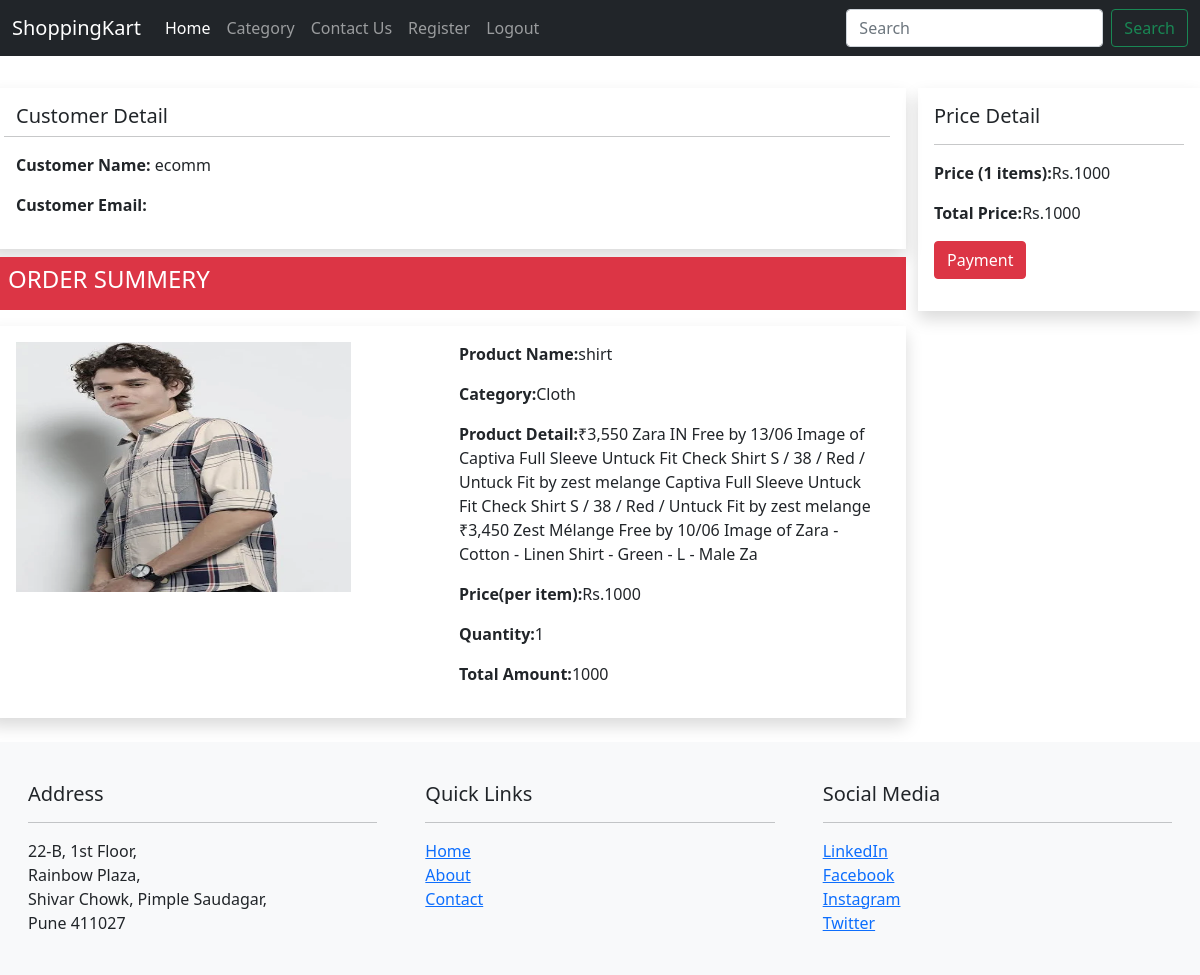
Before: /fetchorder/ (signed in) with the older database file.
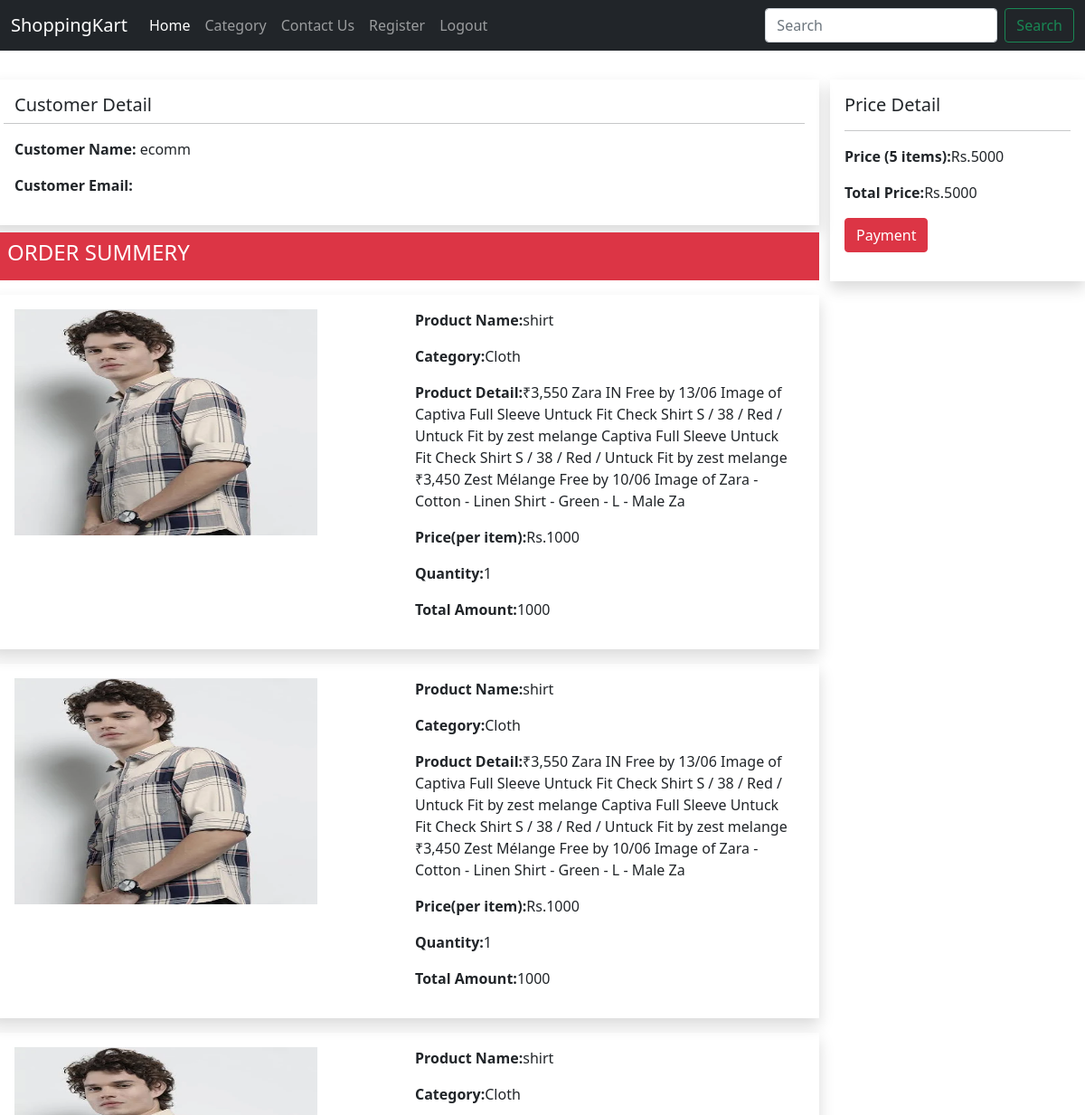
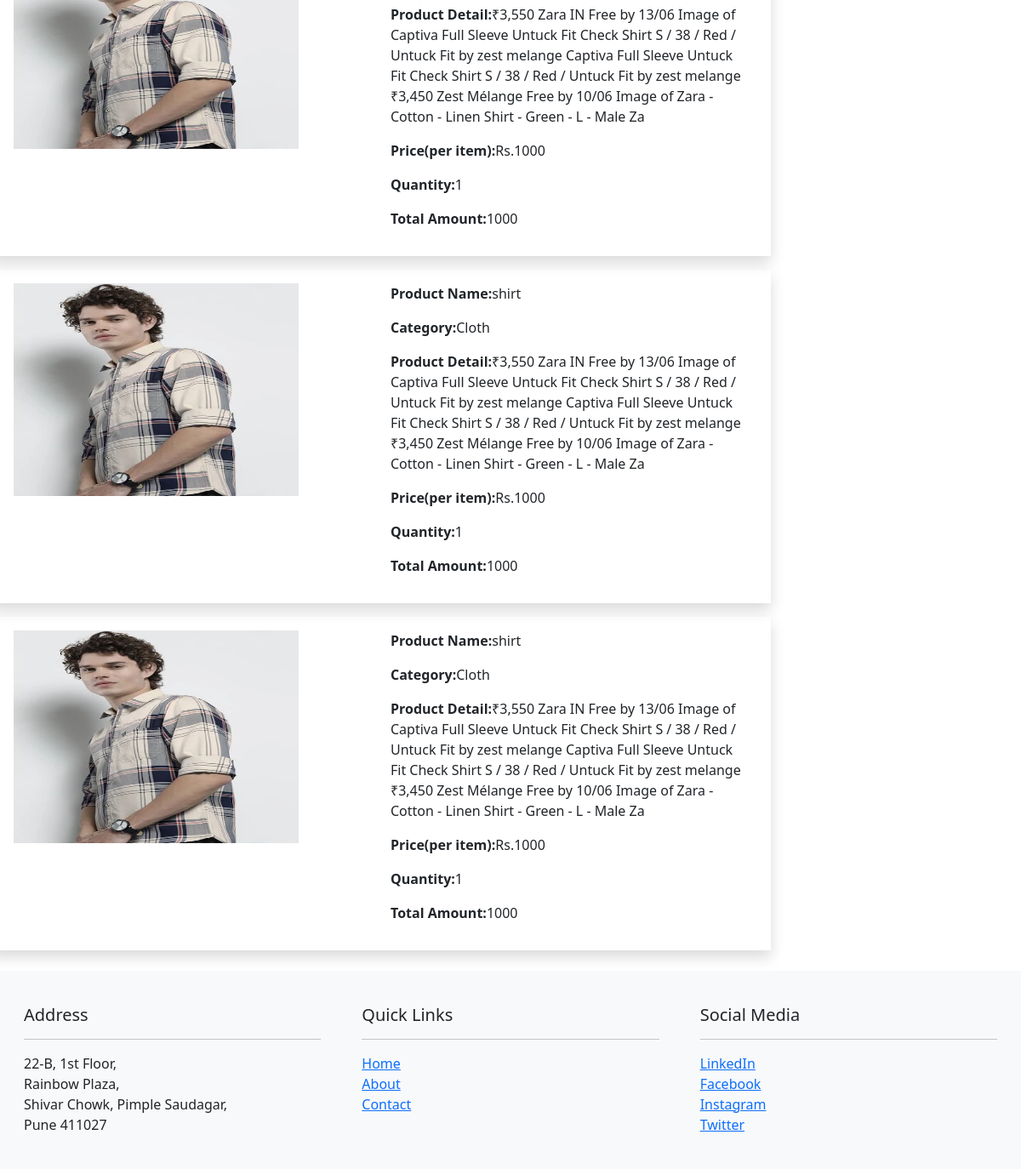
After: the same page with the newer database file (2 pictures, top to bottom).
### ecomm/models.py (models this page shows, shortened)
class Order(models.Model):
    uid=models.ForeignKey('auth.User',on_delete= models.CASCADE,db_column='uid')
    pid=models.ForeignKey('Product',on_delete= models.CASCADE,db_column='pid')
    qty=models.IntegerField(default=1)
    amt=models.IntegerField()

class Product(models.Model):
    CATEGORY_CHOICES = (
        (1, 'Mobile'),
        (2, 'Shoes'),
        (3, 'Cloth'),
    )
    name = models.CharField(max_length=100)
    price = models.IntegerField()
    category = models.IntegerField(verbose_name='Category', choices=CATEGORY_CHOICES)
    pdetails = models.CharField(max_length=300, verbose_name='Product Details')
    is_active = models.BooleanField(default=True)
    pimage = models.ImageField(upload_to='images/')  # Ensure MEDIA settings are configured

### ecomm/views.py (the view)
# urls.py: path("fetchorder/", views.fetchorder, name="fetchorder"),
def fetchorder(request):
    o=Order.objects.filter(uid=request.user.id)
    context={}
    s=0
    for i in o:
        s=s+i.amt
    context['data']=o
    context['total']=s
    context['n']=len(o)
    return render(request,'placeorder.html',context)

### templates/placeorder.html
{% extends 'base.html' %}
{% load static %}
{% block 'main' %}
<div class="row mt-4 ">
    <div class="col-md-9">
        {% for i in data %}
        {% if forloop.counter == 1 %}
        <div class="row mt-2 shadow p-3">
            <H5>Customer Detail</H5>
            <hr>
            <p><strong>Customer Name:</strong> {{i.uid.username}}</p>
            <p><strong>Customer Email:</strong>{{i.uid.email}}</p>
        </div>
        {% endif %}
        {% endfor %}
        <div class="row bg-danger text-white mt-2 p-2">
            <h4>ORDER SUMMERY</h4>
        </div>
        {% for i in data %}
        <div class="row mt-3 p-3 shadow">
            <div class="col-md-6">
                <img src="{{i.pid.pimage.url}}" alt=".." height="250px" width="80%">
            </div>
            <div class="col-md-6">
                <p><strong>Product Name:</strong>{{i.pid.name}}</p>
                {% if i.pid.cat == 1 %}
                <p><strong>Category:</strong>Mobile</p>
                {% elif i.pid.cat == 2 %}
                <p><strong>Category:</strong>Shoes</p>
                {% else %}
                <p><strong>Category:</strong>Cloth</p>
                {% endif %}
                <p><strong>Product Detail:</strong>{{i.pid.pdetails}}</p>
                <p><strong>Price(per item):</strong>Rs.{{i.pid.price}}</p>
                <p><strong>Quantity:</strong>{{i.qty}}</p>
                <p><strong>Total Amount:</strong>{{i.amt}}</p>
            </div>
        </div>
        {% endfor %}
    </div>
    <div class="col-md-3 mt-2">
        <div class="p-3 shadow">
            <h5>Price Detail</h5>
            <hr>
            <p><strong>Price ({{n}} items):</strong>Rs.{{total}}</p>
            <p><strong>Total Price:</strong>Rs.{{total}}</p>
            <p><a href="/makepayment"><button class="btn btn-danger">Payment</button></a></p>
        </div>
    </div>
</div>
{% endblock 'main' %}

### templates/base.html (shortened to what this page needs)
{% load static %}
<!doctype html>
<html lang="en">
<head>
  <link href="https://cdn.jsdelivr.net/npm/bootstrap@5.0.2/dist/css/bootstrap.min.css" rel="stylesheet"
>
</head>
<body>
  <header>
    <nav class="navbar navbar-expand-lg navbar-dark bg-dark">
      <div class="container-fluid">
        <a class="navbar-brand" href="#">ShoppingKart</a>
        <div class="collapse navbar-collapse" id="navbarSupportedContent">
          <ul class="navbar-nav me-auto mb-2 mb-lg-0">
            <li class="nav-item">
              <a class="nav-link active" aria-current="page" href="/">Home</a>
            </li>
            <li class="nav-item">
              <a class="nav-link" href="/product/">Category</a>
            </li>
            <li class="nav-item">
              <a class="nav-link" href="/contact/">Contact Us</a>
            </li>
            <li class="nav-item">
              <a class="nav-link" href="/register/">Register</a>
            </li>
            {% if user.is_authenticated %}
            <li class="nav-item">
              <a class="nav-link " href="/logout/">Logout</a>
            </li>
            {% else %}
            <li class="nav-item">
              <a class="nav-link " href="/login/">Login</a>
            </li>
            {% endif %}
          </ul>
          <form class="d-flex" method="get" action="{% url 'srcfilter' %}">
            <input class="form-control me-2" type="search" placeholder="Search" aria-label="Search" name="search"
              value="{{ request.GET.search|default:'' }}">
            <button class="btn btn-outline-success" type="submit">Search</button>
          </form>
        </div>
      </div>
    </nav>
  </header>
  {% block 'main' %}
  {% endblock 'main' %}
  <footer>
    <div class="row mt-4 p-3 bg-light">
      <div class="col-md-4 p-4">
        <h5>Address</h5>
        <hr>
        22-B, 1st Floor,<br>
        Rainbow Plaza,<br>
        Shivar Chowk, Pimple Saudagar,<br>
        Pune 411027
      </div>
      <div class="col-md-4 p-4">
        <h5>Quick Links</h5>
        <hr>
        <a href="/">Home</a><br>
        <a href="#">About</a><br>
        <a href="/contact/">Contact</a><br>
      </div>
      <div class="col-md-4 p-4">
        <h5>Social Media</h5>
        <hr>
        <a href="https://www.linkedin.com/in/om-prakash-yadav-517349219/" target="_blank">
          LinkedIn</a><br>
        <a href="#"> Facebook</a><br>
        <a href="#"> Instagram</a><br>
        <a href="#"> Twitter</a><br>
      </div>
    </div>
  </footer>
</body>
</html>

Changed rows visible on the page:
added Order: pid.pimage (picture), pid.name "shirt", shows "Category:", pid.pdetails "₹3,550 Zara IN Free by 13/06 Image of Captiva Full Sleeve Untuck Fit Check Shirt S / 38 / Red / Untuck Fit by zest melange Captiva Full Sleeve Untuck Fit Check Shirt S / 38 / Red / Untuck Fit by zest melange ₹3,450 Zest Mélange Free by 10/06 Image of Zara - Cotton - Linen Shirt - Green - L - Male Za", pid.price "1000", qty "1", amt "1000", shown under "ORDER SUMMERY"
added Order: pid.pimage (picture), pid.name "shirt", shows "Category:", pid.pdetails "₹3,550 Zara IN Free by 13/06 Image of Captiva Full Sleeve Untuck Fit Check Shirt S / 38 / Red / Untuck Fit by zest melange Captiva Full Sleeve Untuck Fit Check Shirt S / 38 / Red / Untuck Fit by zest melange ₹3,450 Zest Mélange Free by 10/06 Image of Zara - Cotton - Linen Shirt - Green - L - Male Za", pid.price "1000", qty "1", amt "1000", shown under "ORDER SUMMERY"
added Order: pid.pimage (picture), pid.name "shirt", shows "Category:", pid.pdetails "₹3,550 Zara IN Free by 13/06 Image of Captiva Full Sleeve Untuck Fit Check Shirt S / 38 / Red / Untuck Fit by zest melange Captiva Full Sleeve Untuck Fit Check Shirt S / 38 / Red / Untuck Fit by zest melange ₹3,450 Zest Mélange Free by 10/06 Image of Zara - Cotton - Linen Shirt - Green - L - Male Za", pid.price "1000", qty "1", amt "1000", shown under "ORDER SUMMERY"
added Order: pid.pimage (picture), pid.name "shirt", shows "Category:", pid.pdetails "₹3,550 Zara IN Free by 13/06 Image of Captiva Full Sleeve Untuck Fit Check Shirt S / 38 / Red / Untuck Fit by zest melange Captiva Full Sleeve Untuck Fit Check Shirt S / 38 / Red / Untuck Fit by zest melange ₹3,450 Zest Mélange Free by 10/06 Image of Zara - Cotton - Linen Shirt - Green - L - Male Za", pid.price "1000", qty "1", amt "1000", shown under "ORDER SUMMERY"
Other visible differences:
{{ n }}: "1" → "5"
{{ total }}: "1000" → "5000"
